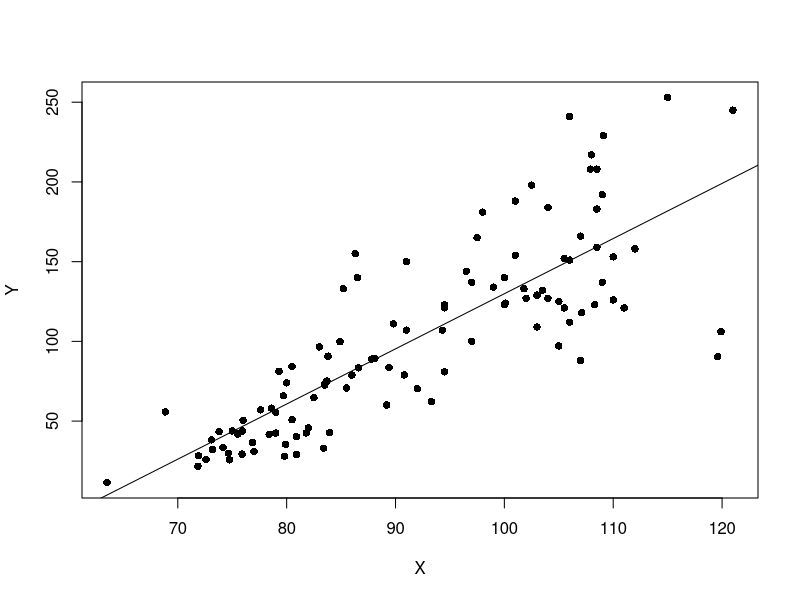

R code for this plot:
datos <- read.csv('EXA_C09_S03_01.csv', header=T)

print(names(datos))

attach(datos)

plot(X, Y, pch=16)

res <- lm(Y ~ X, data=datos)

print(summary(res))

abline(res)



